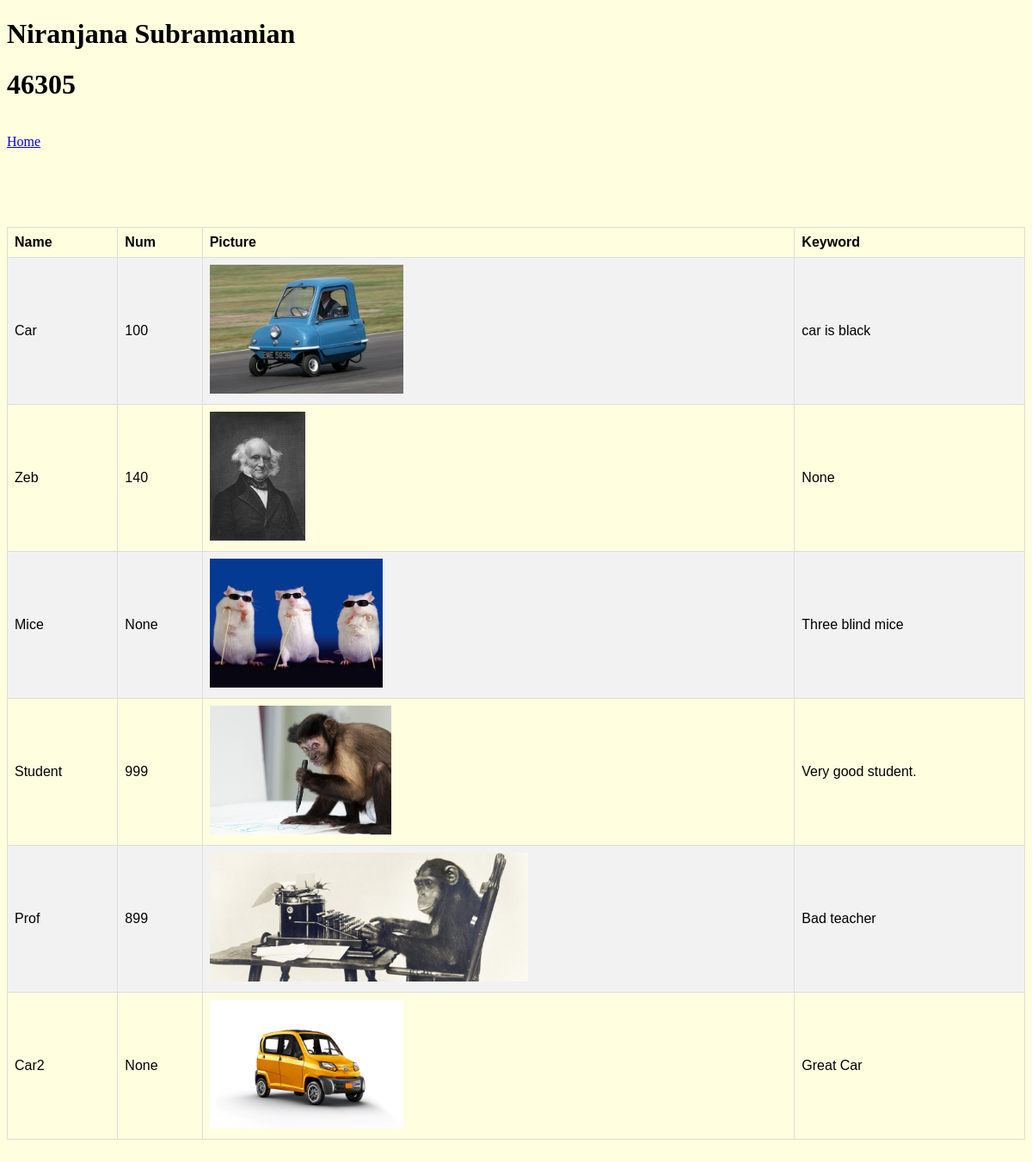
Screenshot of /all with the database file from the repository.
### tables this page shows
CREATE TABLE "name" (
	"Name"	TEXT,
	"Num"	INTEGER,
	"Picture"	TEXT,
	"Keywords"	TEXT
);

### app.py (the view)
@app.route('/all', methods=['POST','GET'])
def fulllist():
    conn = sqlite3.connect('data.db')
    cur = conn.cursor()
    querry="Select * from name where Name !='Name'   "
    cur.execute(querry)
    rows = cur.fetchall()
    conn.close()
    return render_template("list.html",rows = rows)

### templates/list.html (shortened to what this page needs)
<!doctype html>
<html>
   <head>
      </head>
   <body style="background-color:	#FFFFE0	;">
      <h1>Niranjana Subramanian</h1>
		<h1>46305</h1>
         <br>
      <div>
         <a href="/">Home</a>
      </div>
   <br> <br>
      <br> <br>
      <div>
      <table id='customers'>
         <tr>
            <td><b>Name</b></td>
            <td><b>Num </b></td>
            <td><b>Picture</b></td><br>
            <td><b>Keyword</b></td>
         </tr>
         {% for col in rows %}
         <tr>
            <td>{{col[0]}}</td>
            <td>{{col[1]}}</td>
            <td><img style="height: 150px"  src="static/{{col[2]}}" alt="No Image Found"></td>
            <td>{{col[3]}}</td>
         </tr>
         {% endfor %}
      </table>
</div>
      <br>
   </body>
</html>

### templates/list.html (style rules this page uses)
#customers { font-family: Arial, Helvetica, sans-serif; border-collapse: collapse; width: 100%; }
#customers td, #customers th { border: 1px solid #ddd; padding: 8px; }
#customers tr:nth-child(even) { background-color: #f2f2f2; }
h1 { text-align: left; }
div { text-align: left; }

### rows the page displays
name: Name "Car", Num "100", Picture (picture), Keywords "car is black"
name: Name "Zeb", Num "140", Picture (picture), col "None"
name: Name "Mice", col "None", Picture (picture), Keywords "Three blind mice"
name: Name "Student", Num "999", Picture (picture), Keywords "Very good student."
name: Name "Prof", Num "899", Picture (picture), Keywords "Bad teacher"
name: Name "Car2", col "None", Picture (picture), Keywords "Great Car"
